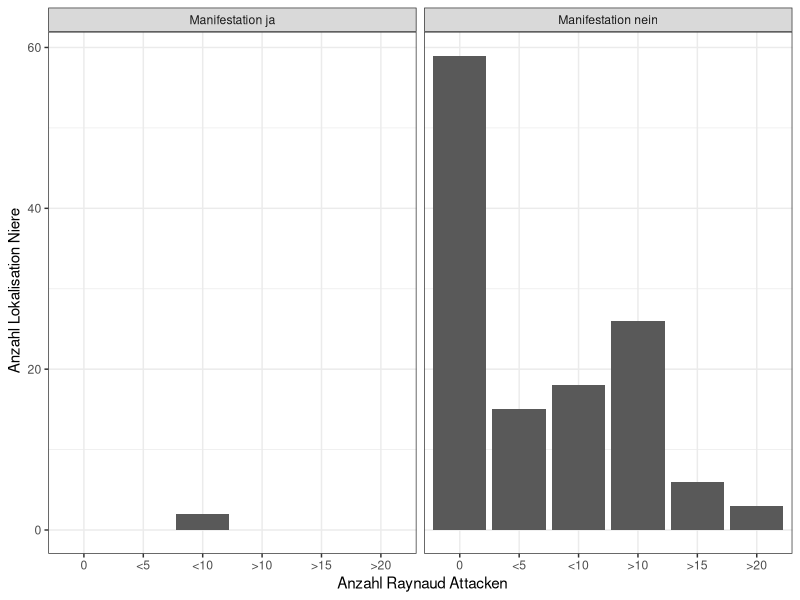
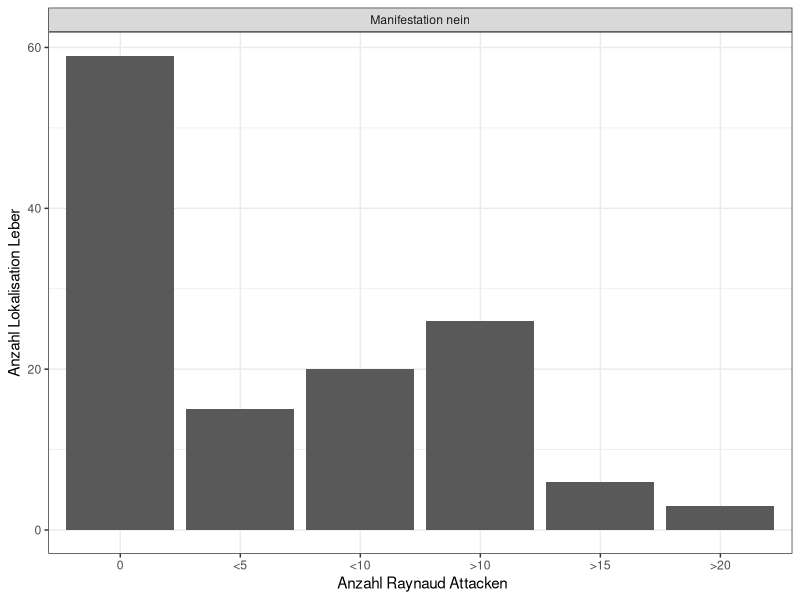
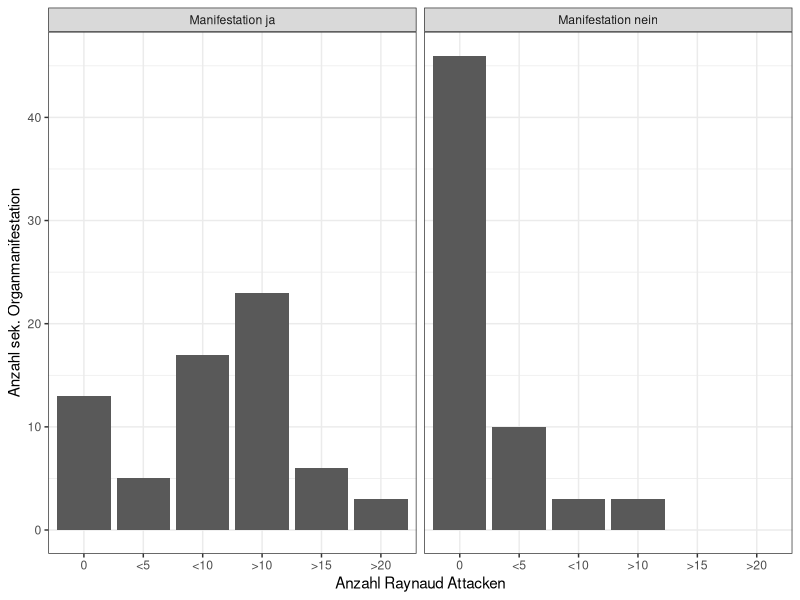
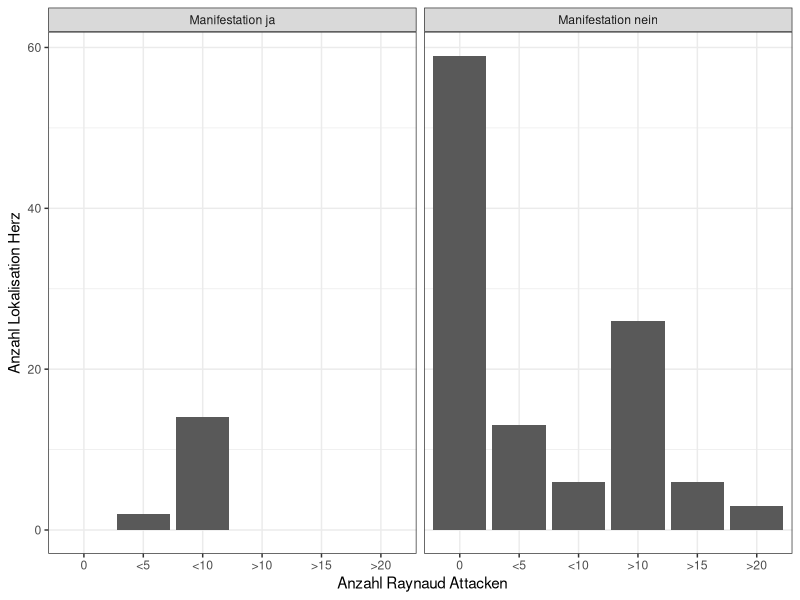
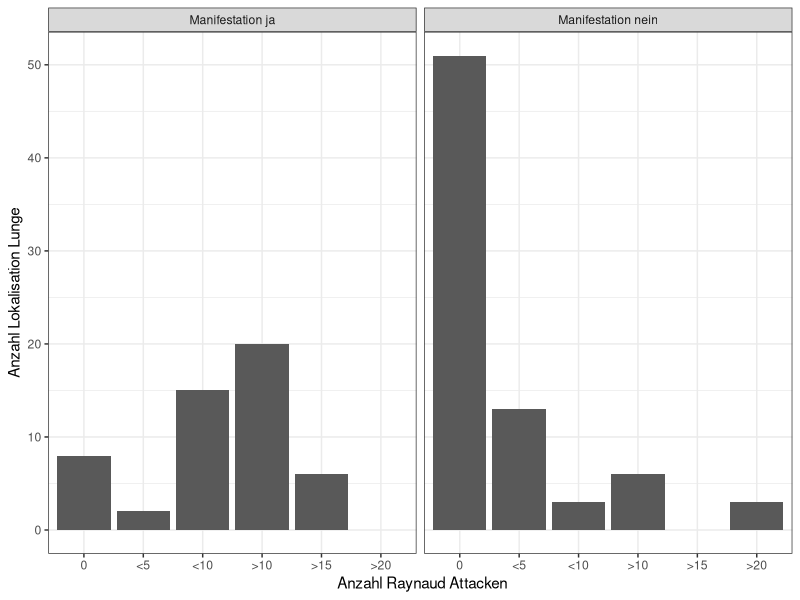
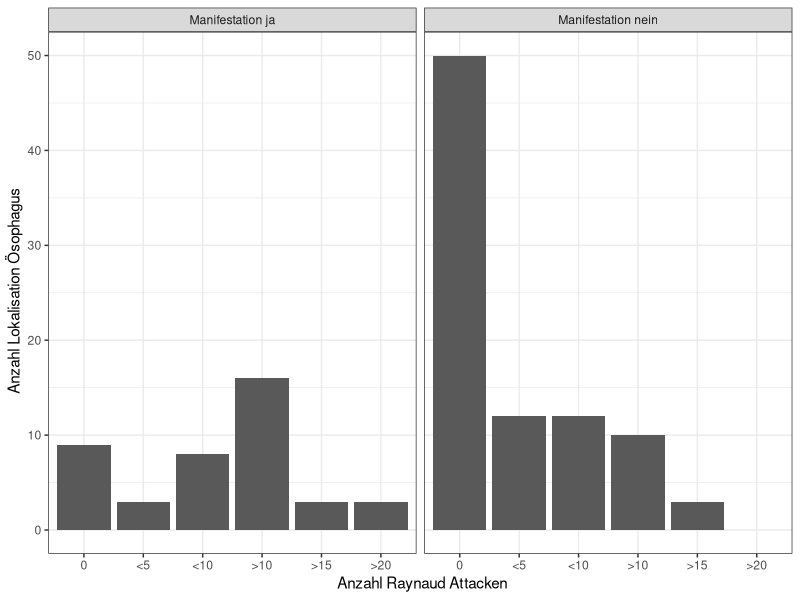

Here is the R script that generated these plots, in order:
## ---- chunk 1
knitr::opts_chunk$set(echo = TRUE)
## ---- chunk 2
library(tidyverse)
library(readr)
library(stringr)


## ---- chunk 3
Daten <- read_csv("Daten.csv")
## ---- chunk 4
#sek Organmanifestation

labeller_sek <- c("0" = "Manifestation ja", "1" = "Manifestation nein") 


sek_plot <- Daten %>% group_by(`Anzahl Raynaud Attacken`, `sek. Organmanifestation`) %>% summarise(count = n()) %>% na.omit() %>% ggplot(aes(x = factor(`Anzahl Raynaud Attacken`, levels = c("NA","0", "<5", "<10", ">10", ">15", ">20")), y = count )) + geom_col() + theme_bw() + facet_grid(~`sek. Organmanifestation`, labeller = labeller(`sek. Organmanifestation` = labeller_sek)) + xlab("Anzahl Raynaud Attacken") + ylab("Anzahl sek. Organmanifestation")

ggsave("sek_plot.pdf", sek_plot, width = 20, height = 20, units = "cm")

## ---- chunk 5
#lok Herz plot
herz_plot <- Daten %>% group_by(`Anzahl Raynaud Attacken`,Lok_Herz) %>% summarise(count = n()) %>% na.omit() %>% ggplot(aes(x = factor(`Anzahl Raynaud Attacken`, levels = c("NA","0", "<5", "<10", ">10", ">15", ">20")), y = count)) + xlab(" Anzahl Raynaud Attacken")+ ylab("Anzahl Lokalisation Herz") + geom_col() + theme_bw() + facet_grid(~Lok_Herz, labeller = labeller(Lok_Herz = labeller_sek)) 

ggsave("herz_plot.pdf", herz_plot, height = 20, width = 20, units = "cm")
## ---- chunk 6
#Lok Lunge plot

Daten <- Daten %>% mutate(Lok_Lunge = ifelse(Lok_Lunge < 0, NA, Lok_Lunge))

lunge_plot <- Daten %>% group_by(`Anzahl Raynaud Attacken`, Lok_Lunge) %>% summarise(count = n()) %>% na.omit(Lok_Lunge) %>%  ggplot(aes(x = factor(`Anzahl Raynaud Attacken`, levels = c("NA","0", "<5", "<10", ">10", ">15", ">20")), y = count)) + xlab(" Anzahl Raynaud Attacken")+ ylab("Anzahl Lokalisation Lunge") + geom_col() + theme_bw() + facet_grid(~ Lok_Lunge, labeller = labeller(Lok_Lunge = labeller_sek))
ggsave("lunge_plot.pdf", lunge_plot, height = 20, width = 20, units = "cm")
## ---- chunk 7
#Lok_Ösophagus plot
oesophagus_plot <- Daten %>% group_by(`Anzahl Raynaud Attacken`, Lok_Ösophagus) %>% summarise(count = n())%>% na.omit() %>% ggplot(aes(x = factor(`Anzahl Raynaud Attacken`, levels = c("NA","0", "<5", "<10", ">10", ">15", ">20")), y = count))+ xlab(" Anzahl Raynaud Attacken")+ ylab(" Anzahl Lokalisation Ösophagus") + geom_col() + theme_bw() + facet_grid(~ Lok_Ösophagus, labeller = labeller(Lok_Ösophagus = labeller_sek))


ggsave("oesophagus_plot.pdf", oesophagus_plot, width = 20, height = 20, units = "cm")
## ---- chunk 8
#Lok Niere Plot

Daten %>% group_by(`Anzahl Raynaud Attacken`, Lok_Niere) %>% summarise(count = n())%>% na.omit() %>% ggplot(aes(x = factor(`Anzahl Raynaud Attacken`, levels = c("NA","0", "<5", "<10", ">10", ">15", ">20")), y = count)) + xlab(" Anzahl Raynaud Attacken")+ ylab(" Anzahl Lokalisation Niere") + geom_col() + theme_bw() + facet_grid(~Lok_Niere, labeller = labeller(Lok_Niere = labeller_sek))
## ---- chunk 9
# Lok Leber Plot
Daten %>% group_by(`Anzahl Raynaud Attacken`, Lok_Leber) %>% summarise(count = n())%>% na.omit() %>% ggplot(aes(x = factor(`Anzahl Raynaud Attacken`, levels = c("NA","0", "<5", "<10", ">10", ">15", ">20")), y = count)) + xlab(" Anzahl Raynaud Attacken")+ ylab("Anzahl Lokalisation Leber") + geom_col() + theme_bw() + facet_grid(~Lok_Leber, labeller = labeller(Lok_Leber = labeller_sek))
## ---- chunk 10

